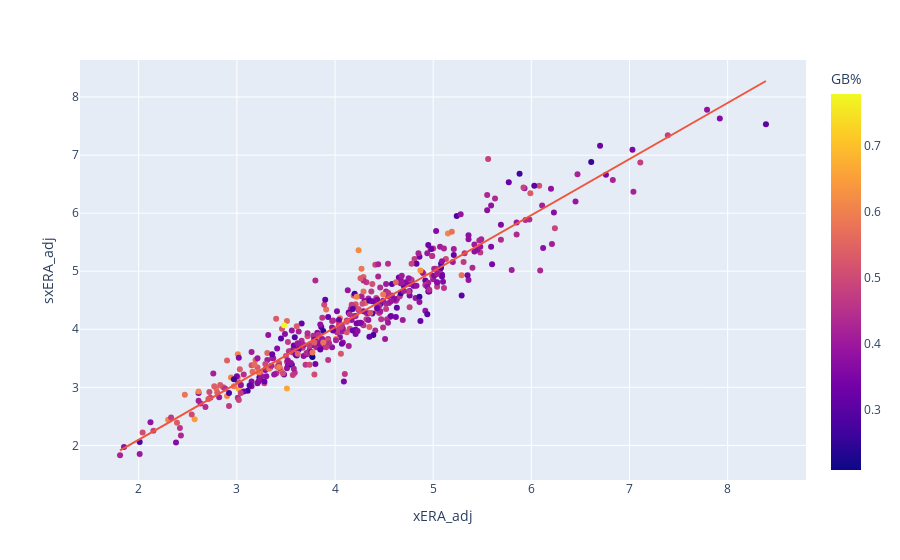

The cell this chart's notebook holds for it:
### Code cell
import plotly.express as px

px.scatter(df_2023.loc[df_2023['IP']>20], x='xERA_adj', y='sxERA_adj', color='GB%', hover_name='Name', hover_data=['ERA', 'xERA'], trendline='ols')

### Figure 1 — Plotly figure (JSON) as saved in the notebook; plotly's stock layout.template omitted (floating-point values rounded to 4 significant figures; data arrays with more than 128 entries replaced by an {"elided": "..."} marker saying what was removed)
{"data": [{"customdata": {"elided": "449x2 float values"}, "hovertemplate": "<b>%{hovertext}</b><br><br>xERA_adj=%{x}<br>sxERA_adj=%{y}<br>ERA=%{customdata[0]}<br>xERA=%{customdata[1]}<br>GB%=%{marker.color}<extra></extra>", "hovertext": {"elided": "449 str values"}, "legendgroup": "", "marker": {"color": {"elided": "449 float values"}, "coloraxis": "coloraxis", "symbol": "circle"}, "mode": "markers", "name": "", "orientation": "v", "showlegend": false, "type": "scatter", "x": {"elided": "449 float values"}, "xaxis": "x", "y": {"elided": "449 float values"}, "yaxis": "y"}, {"hovertemplate": "<b>OLS trendline</b><br>sxERA_adj = 0.966861 * xERA_adj + 0.163214<br>R<sup>2</sup>=0.908888<br><br>xERA_adj=%{x}<br>sxERA_adj=%{y} <b>(trend)</b><extra></extra>", "legendgroup": "", "marker": {"symbol": "circle"}, "mode": "lines", "name": "", "showlegend": false, "type": "scatter", "x": {"elided": "449 float values"}, "xaxis": "x", "y": {"elided": "449 float values"}, "yaxis": "y"}], "layout": {"coloraxis": {"colorbar": {"title": {"text": "GB%"}}, "colorscale": [[0, "#0d0887"], [0.1111, "#46039f"], [0.2222, "#7201a8"], [0.3333, "#9c179e"], [0.4444, "#bd3786"], [0.5556, "#d8576b"], [0.6667, "#ed7953"], [0.7778, "#fb9f3a"], [0.8889, "#fdca26"], [1, "#f0f921"]]}, "legend": {"tracegroupgap": 0}, "margin": {"t": 60}, "xaxis": {"anchor": "y", "domain": [0, 1], "title": {"text": "xERA_adj"}}, "yaxis": {"anchor": "x", "domain": [0, 1], "title": {"text": "sxERA_adj"}}}}
